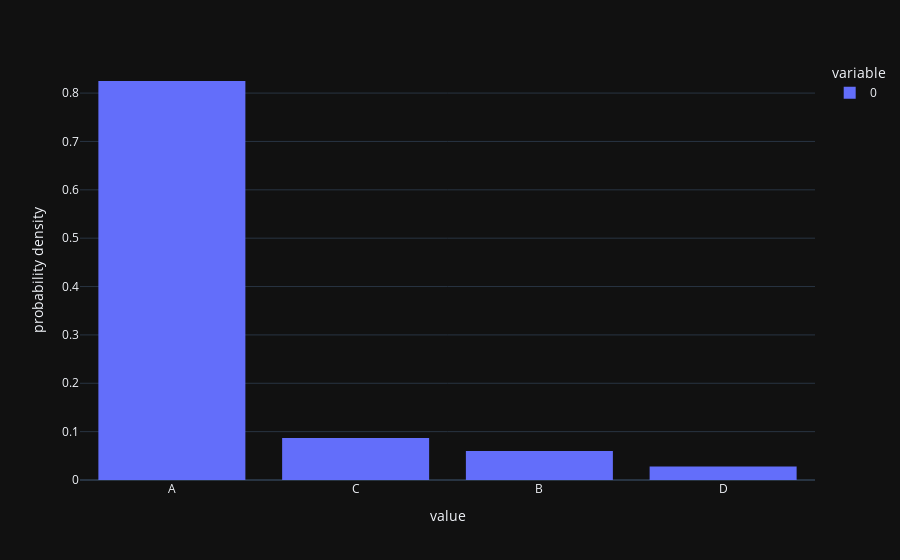

The code cell stored with this chart in its notebook:
### Code cell
def get_a_random_distribution(n : int):
    """genere une distribution de probabilité a support fini."""
    substrat=[]
    for k in range(n):
        if (k==n-1) and (substrat!=[]):
            substrat.append(1-sum(substrat))
        else:
            substrat.append(np.random.uniform(0,1-sum(substrat)))
    return substrat
    
class Constructuer_Chaine_Markovienne():
    def __init__(self, states : tuple, mu_zero_dis : (float), transitions : [(float)]):
        self.states = states
        self.mu_zero_dis = mu_zero_dis
        self.transitions = transitions
        self.transitions_walker_table = [walkerTable(distribution=line,distribution_values=states) for line in transitions]
        self.mu_zero = walkerTable(distribution=mu_zero_dis,distribution_values=states)
        self.indexa = dict(zip(states,range(len(states))))
    def __repr__(self):
        return str(self.states) + "\n" + self.mu_zero.__repr__() + "\n" + "".join([line.__repr__() + "\n" for line in self.transitions_walker_table])
    def __str__(self):
        return str(self.states) + "\n" + self.mu_zero.__str__() + "\n" + "".join([line.__str__() + "\n" for line in self.transitions_walker_table])
class Chaine_Markovienne(threading.Thread):
    def __init__(self, constructor):
        """Chaine_Markovienne modélise une chaine de markov a support fini.
        States est un tuple contenant tous les etats de la chaine.
        mu_zero (un tuple) est la distribution a support fini de la loi de X0.
        transitions la matrice de transition.
        o(n)
        """
        assert len(constructor.states) !=0, "Chaine sans états"
        self.states = constructor.states
        self.mu_zero = constructor.mu_zero
        self.state = self.mu_zero.run()
        self.round = 0
        self.transitions = constructor.transitions
        self.transitions_walker_table = constructor.transitions_walker_table
        self.indexa = constructor.indexa
        pass
    def run(self, rounds : int):
        """Simule la trajectoire d'une chaine de markov avec un temps d'arret discret T = rounds"""
        for i in range(rounds):
            self.state = self.transitions_walker_table[self.indexa[self.state]].run()
            self.round = self.round + 1
        return self.state
    def __repr__(self):
        txt = "\n"
        for k in self.transitions:
            txt = txt + "||"
            for i in range(len(k)):
                txt = txt + " " + str(k[i] + 0.0000000001)[:4] + " |"
            txt = txt + "|\n"
        return "current state : " + str(self.state) + txt
    def __str__(self):
        txt = "\n"
        for k in self.transitions:
            txt = txt + "||"
            for i in range(len(k)):
                txt = txt + " " + str(k[i] + 0.0000000001)[:4] + " |"
            txt = txt + "|\n"
        return "current state : " + str(self.state) + txt
    def reinit(self):
        self.state = self.mu_zero.run()
        self.round = 0
        pass
    def empiricLikelihood(self, n=1000):
        """Affiche l'histogramme de notre distribution pour n simmulation"""
        assert n != 0, "distribution non spécifiée"
        fig = px.histogram([self.run(rounds=1000) for k in range(n)], histnorm='probability density', template="plotly_dark")
        fig.show()
constructor_test = Constructuer_Chaine_Markovienne(states=("A","B","C","D"),
                         mu_zero_dis=get_a_random_distribution(4),
                         transitions=[get_a_random_distribution(4) for i in range(4)])
test1 = Chaine_Markovienne(constructor=constructor_test)
print(test1)
test1.empiricLikelihood()

### Figure 1 — Plotly figure (JSON) as saved in the notebook; plotly's stock layout.template omitted (floating-point values rounded to 4 significant figures; data arrays with more than 128 entries replaced by an {"elided": "..."} marker saying what was removed)
{"data": [{"bingroup": "x", "histnorm": "probability density", "hovertemplate": "variable=0<br>value=%{x}<br>probability density=%{y}<extra></extra>", "legendgroup": "0", "marker": {"color": "#636efa", "pattern": {"shape": ""}}, "name": "0", "orientation": "v", "showlegend": true, "type": "histogram", "x": {"elided": "1000 str values"}, "xaxis": "x", "yaxis": "y"}], "layout": {"barmode": "relative", "legend": {"title": {"text": "variable"}, "tracegroupgap": 0}, "margin": {"t": 60}, "xaxis": {"anchor": "y", "domain": [0, 1], "title": {"text": "value"}}, "yaxis": {"anchor": "x", "domain": [0, 1], "title": {"text": "probability density"}}}}
